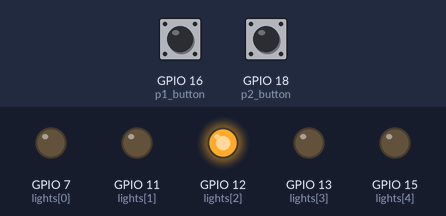
The program below on a simulated Raspberry Pi (BCM pin numbers). Shown: output pins drawn as LEDs (lit = HIGH). Inputs (shaded band) come from the test bench; at power-on: GPIO 16 (p1_button) HIGH, GPIO 18 (p2_button) HIGH. What the program prints to the terminal is not drawn.

Above: at 1.2 s.
1.3 s: GPIO 16 (p1_button) pulsed LOW 5 times (0.12 s each, 0.3 s apart)
At 2.9 s:
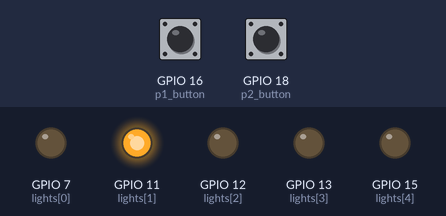
4.3 s: GPIO 16 (p1_button) pulsed LOW 2 times (0.12 s each, 0.3 s apart)
At 4.9 s:
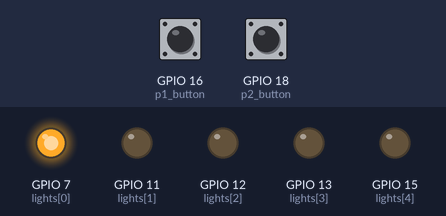
6.4 s: GPIO 18 (p2_button) pulled LOW for 0.15 s
At 7.5 s:
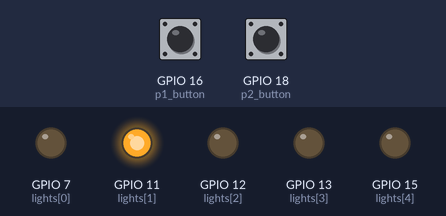
8.0 s: GPIO 16 (p1_button) pulled LOW for 0.15 s
At 8.7 s:
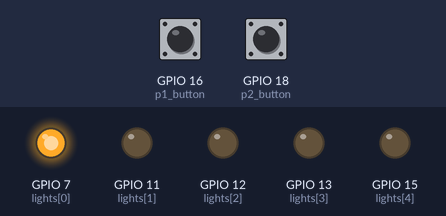
Timing chart, 0 to 10.6 s (numbered marks = the images above; inputs shaded):
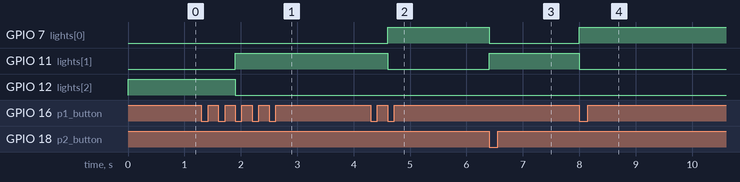

The program:

tugofwar.py
```python
#!/usr/bin/python

import RPi.GPIO as GPIO
from time import sleep


class GPIOContext(object):

    def __enter__(self):
        # turn off annoying warnings
        GPIO.setwarnings(False)

        # to use Raspberry Pi board pin numbers
        GPIO.setmode(GPIO.BOARD)

    def __exit__(self, type, value, traceback):
        # change (back?) to BCM GPIO numbering
        GPIO.setmode(GPIO.BCM)

        # reset every channel that has been set up by this program to INPUT
        # with no pullup/pulldown and no event detection.
        GPIO.cleanup()


def runway_lights(lights, orderer=lambda x: x, times=2, interval=0.05):
    for j in xrange(0, times):
        for toggle in (GPIO.HIGH, GPIO.LOW):
            for light in orderer(lights):
                GPIO.output(light, toggle)
                sleep(interval)


def blink_lights(lights, times=5, interval=0.25):
    for i in xrange(0, times):
        for toggle in (GPIO.LOW, GPIO.HIGH):
            for light in lights:
                GPIO.output(light, toggle)
                sleep(interval)


class TugOfWar(object):

    def __init__(self):
        # http://www.hobbytronics.co.uk/image/data/tutorial/raspberry-pi/gpio-pinout.jpg
        self.lights = (7, 11, 12, 13, 15)

        self.p1_button = 16
        self.p2_button = 18

        # Enable reading the state of the two player buttons
        GPIO.setup(self.p1_button, GPIO.IN, pull_up_down=GPIO.PUD_UP)
        GPIO.setup(self.p2_button, GPIO.IN, pull_up_down=GPIO.PUD_UP)

        for color in self.lights:
            # Enable output on this light
            GPIO.setup(color, GPIO.OUT)

            # Turn off this light
            GPIO.output(color, GPIO.LOW)

        # Enable middle light
        GPIO.output(self.lights[len(self.lights) / 2], GPIO.HIGH)

        # Number of clicks to advance to next light
        self.scaler = 4

    def play(self):
        print("Ready...TUG")
        winner = self._run()
        print("Player {0} wins!".format(winner))
        self._celebrate(winner)
        print("<press both buttons to start new game>")
        self._wait()

    def _wait(self):
        while True:
            if not GPIO.input(self.p1_button) and not GPIO.input(self.p2_button):
                return
            sleep(0.1)

    def _run(self):
        prev_balance = 0
        balance = 0

        p1_down = False
        p2_down = False

        while True:
            if not GPIO.input(self.p1_button):
                if not p1_down:
                    balance -= 1
                    p1_down = True
            else:
                p1_down = False

            if not GPIO.input(self.p2_button):
                if not p2_down:
                    balance += 1
                    p2_down = True
            else:
                p2_down = False

            if balance != prev_balance:

                lit = (balance + (self.scaler / 2)) / self.scaler + len(self.lights) / 2

                if lit < 0:
                    # Player 1 won!
                    return 1
                elif lit >= len(self.lights):
                    # Player 2 won!
                    return 2

                for i in xrange(0, len(self.lights)):
                    if i == lit:
                        GPIO.output(self.lights[i], GPIO.HIGH)
                    else:
                        GPIO.output(self.lights[i], GPIO.LOW)

                prev_balance = balance

    def _celebrate(self, winner):
        if winner == 1:
            runway_lights(self.lights, orderer=reversed)
            blink_lights((self.lights[0],))
        else: # winner == 2
            runway_lights(self.lights)
            blink_lights((self.lights[-1],))


def main():
    try:
        while True:
            with GPIOContext():
                TugOfWar().play()
    except KeyboardInterrupt:
        pass


if __name__ == "__main__":
    main()
```

Measured:
- after the input at 1.3 s, GPIO 11 (lights[1]): LOW → HIGH after 0.60 s; GPIO 12 (lights[2]): HIGH → LOW after 0.60 s
- after the input at 4.3 s, GPIO 7 (lights[0]): LOW → HIGH after 0.30 s; GPIO 11 (lights[1]): HIGH → LOW after 0.30 s
- after the input at 6.4 s, GPIO 7 (lights[0]): HIGH → LOW at once; GPIO 11 (lights[1]): LOW → HIGH at once
- after the input at 8.0 s, GPIO 7 (lights[0]): LOW → HIGH at once; GPIO 11 (lights[1]): HIGH → LOW at once
